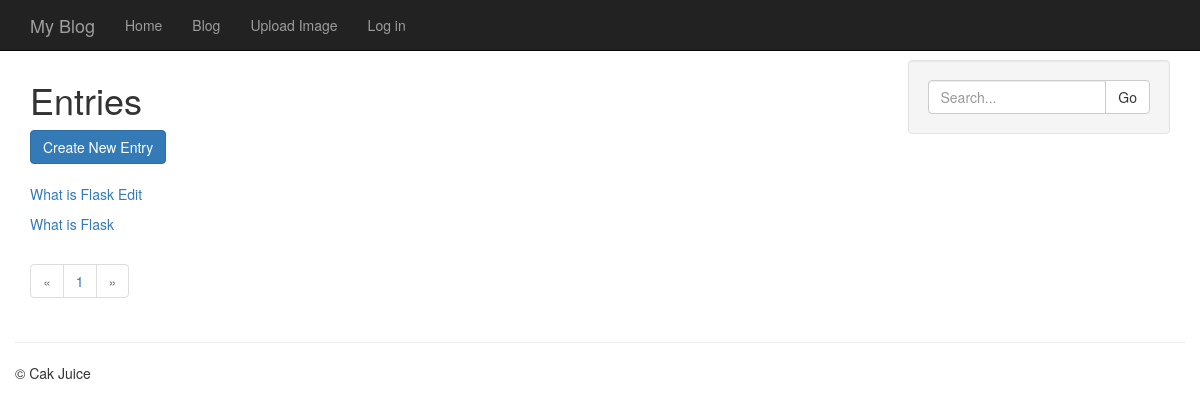
Page /entries/ on the earlier database version.
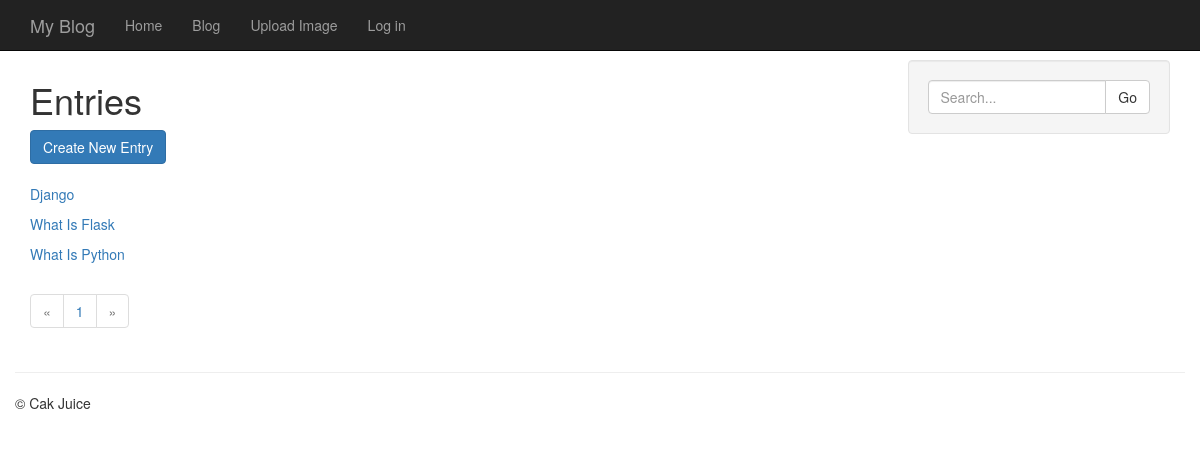
Same page on the later database version.
### models.py (models this page shows, shortened)
class Entry(db.Model):
	STATUS_PUBLIC = 0
	STATUS_DRAFT = 1
	STATUS_DELETED = 2
	id = db.Column(db.Integer, primary_key=True)
	title = db.Column(db.String(100))
	slug = db.Column(db.String(100), unique=True)
	body = db.Column(db.Text)
	status = db.Column(db.SmallInteger, default=STATUS_PUBLIC)
	created_timestamp = db.Column(db.DateTime, default=datetime.datetime.now)
	modified_timestamp = db.Column(db.DateTime, default=datetime.datetime.now, onupdate=datetime.datetime.now)
	author_id = db.Column(db.Integer, db.ForeignKey('user.id'))
	tags = db.relationship('Tag', secondary=entry_tags, backref=db.backref('entries', lazy='dynamic'))
	comments = db.relationship('Comment', backref='entry',lazy='dynamic')

### entries/blueprint.py (the view)
@entries.route('/')
def index():
	entries = Entry.query.order_by(Entry.created_timestamp.desc())
	return entry_list('entries/index.html', entries)

### app.py (called while the page is built)
@app.before_request
def _before_request():
	g.user = current_user

### helpers.py (called while the page is built)
def object_list(template_name, query, paginate_by=20, **context):
	page = request.args.get('page')
	if page and page.isdigit():
		page = int(page)
	else:
		page = 1
	object_list = query.paginate(page, paginate_by)
	return render_template(template_name, object_list=object_list, **context)

def entry_list(template, query, **context):
	query = filter_status_by_user(query)
	valid_statuses = (Entry.STATUS_PUBLIC, Entry.STATUS_DRAFT)
	query = query.filter(Entry.status.in_(valid_statuses))
	if request.args.get('q'):
		search = request.args['q']
		query = query.filter(
				(Entry.body.contains(search)) |
				(Entry.title.contains(search)))
	return object_list(template, query, **context)

def filter_status_by_user(query):
	if not g.user.is_authenticated:
		return query.filter(Entry.status == Entry.STATUS_PUBLIC)
	else:
		query = query.filter(
			(Entry.status == Entry.STATUS_PUBLIC) |
			((Entry.author == g.user) & (Entry.status != Entry.STATUS_DELETED)))
		return query

### templates/entries/index.html (shortened to what this page needs)
{% extends 'entries/base_entries.html' %}
{% block content_title %}Entries{% endblock %}

### templates/includes/list.html
{% for entry in object_list.items %}
	<p><a href="{{ url_for('entries.detail', slug=entry.slug) }}">{{ entry.title }}</a></p>
{% endfor %}

Differences in the rows shown:
removed Entry: title "What is Flask Edit"
added Entry: title "Django"
changed Entry: title "What is Flask" → "What Is Flask"
now on this page (row edited): Entry: title "What Is Python"
